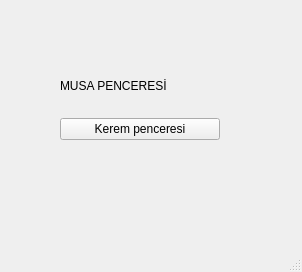
<?xml version="1.0" encoding="UTF-8"?>
<ui version="4.0">
 <class>MainWindow</class>
 <widget class="QMainWindow" name="MainWindow">
  <property name="geometry">
   <rect>
    <x>0</x>
    <y>0</y>
    <width>302</width>
    <height>272</height>
   </rect>
  </property>
  <property name="windowTitle">
   <string>MainWindow</string>
  </property>
  <widget class="QWidget" name="centralwidget">
   <widget class="QWidget" name="verticalLayoutWidget">
    <property name="geometry">
     <rect>
      <x>60</x>
      <y>60</y>
      <width>160</width>
      <height>80</height>
     </rect>
    </property>
    <layout class="QVBoxLayout" name="verticalLayout">
     <item>
      <widget class="QLabel" name="label">
       <property name="text">
        <string>MUSA PENCERESİ</string>
       </property>
      </widget>
     </item>
     <item>
      <widget class="QPushButton" name="btnKerem">
       <property name="text">
        <string>Kerem penceresi</string>
       </property>
      </widget>
     </item>
    </layout>
   </widget>
  </widget>
  <widget class="QMenuBar" name="menubar">
   <property name="geometry">
    <rect>
     <x>0</x>
     <y>0</y>
     <width>302</width>
     <height>21</height>
    </rect>
   </property>
  </widget>
  <widget class="QStatusBar" name="statusbar"/>
 </widget>
 <resources/>
 <connections/>
</ui>
